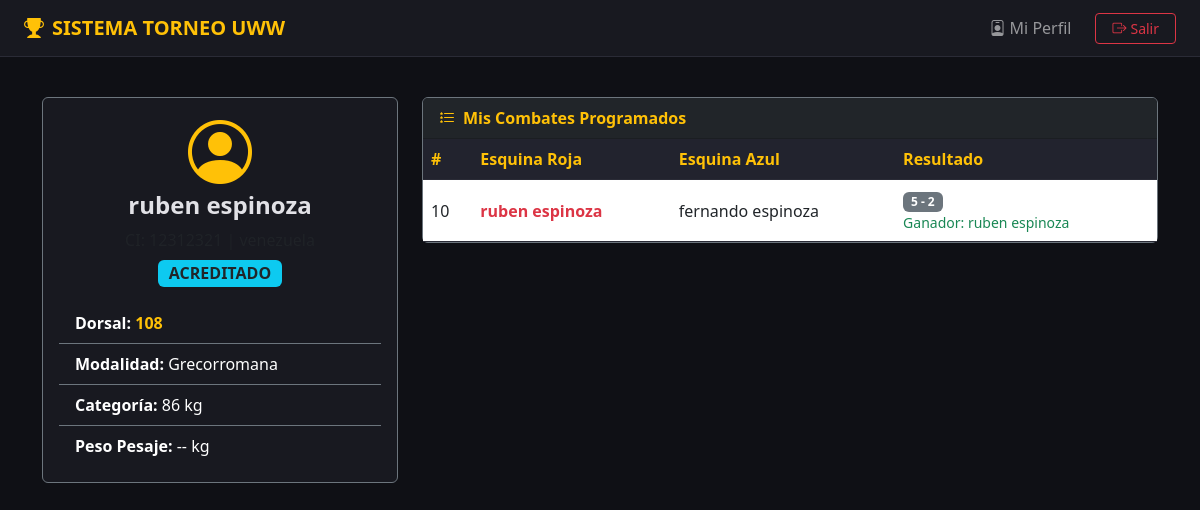
Page /atleta/perfil (signed in) on the earlier database version.
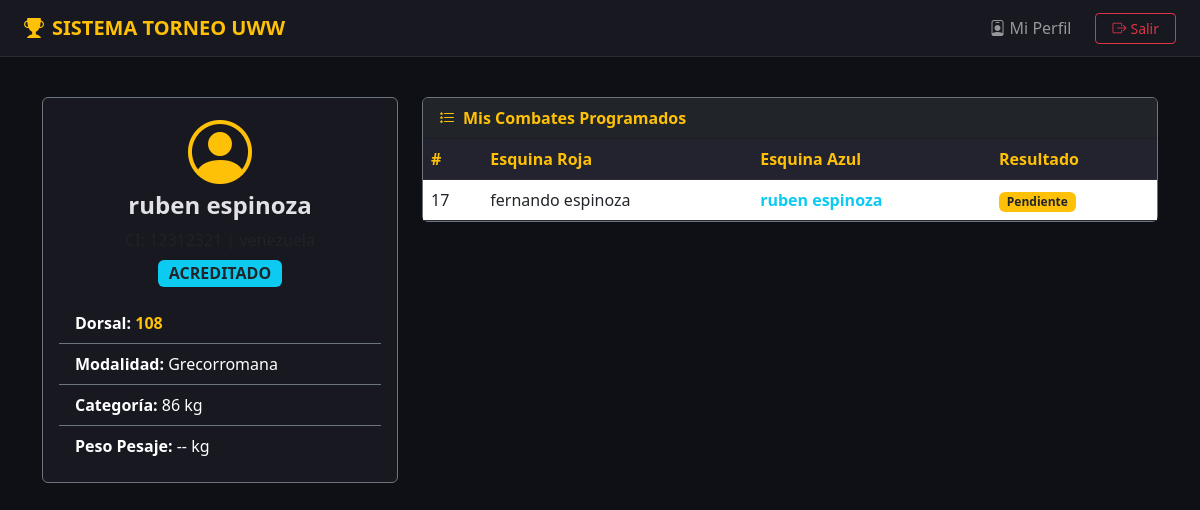
Same page on the later database version.
### tables this page shows
CREATE TABLE atletas (
            id INTEGER PRIMARY KEY AUTOINCREMENT,
            usuario_id INTEGER,
            nombre_completo TEXT NOT NULL,
            ci TEXT NOT NULL,
            departamento TEXT NOT NULL,
            club TEXT NOT NULL,
            modalidad TEXT NOT NULL,
            categoria_peso TEXT NOT NULL,
            peso_inscripcion REAL NOT NULL,
            peso_oficial REAL DEFAULT 0,
            dorsal INTEGER DEFAULT NULL,
            estado TEXT DEFAULT 'PENDIENTE',
            FOREIGN KEY (usuario_id) REFERENCES usuarios (id)
        );

CREATE TABLE combates (
            id INTEGER PRIMARY KEY AUTOINCREMENT,
            tapiz TEXT DEFAULT 'Tapiz A',
            numero_combate INTEGER NOT NULL,
            ronda INTEGER DEFAULT 1,
            grupo TEXT DEFAULT 'Fase Unica',
            fase TEXT DEFAULT 'Grupos',
            modalidad TEXT NOT NULL,
            categoria_peso TEXT NOT NULL,
            atleta_rojo_id INTEGER,
            atleta_azul_id INTEGER,
            puntos_rojo INTEGER DEFAULT 0,
            puntos_azul INTEGER DEFAULT 0,
            ganador_id INTEGER DEFAULT NULL,
            tipo_victoria TEXT DEFAULT NULL,
            estado TEXT DEFAULT 'PROGRAMADO',
            arbitro TEXT DEFAULT '',
            juez TEXT DEFAULT '',
            jefe_tapiz TEXT DEFAULT '',
            FOREIGN KEY (atleta_rojo_id) REFERENCES atletas (id),
            FOREIGN KEY (atleta_azul_id) REFERENCES atletas (id),
            FOREIGN KEY (ganador_id) REFERENCES atletas (id)
        );

### app.py (the view)
@app.route('/atleta/perfil')
@login_required
def perfil_atleta():
    conn = get_db_connection()
    atleta = conn.execute('SELECT * FROM atletas WHERE usuario_id = ?', (session['user_id'],)).fetchone()
    combates = []
    if atleta:
        combates = conn.execute('''
            SELECT c.*,
                   r.nombre_completo AS rojo_nombre, a.nombre_completo AS azul_nombre,
                   g.nombre_completo AS ganador_nombre
            FROM combates c
            LEFT JOIN atletas r ON c.atleta_rojo_id = r.id
            LEFT JOIN atletas a ON c.atleta_azul_id = a.id
            LEFT JOIN atletas g ON c.ganador_id = g.id
            WHERE c.atleta_rojo_id = ? OR c.atleta_azul_id = ?
            ORDER BY c.ronda ASC
        ''', (atleta['id'], atleta['id'])).fetchall()
    conn.close()
    return render_template('atleta/perfil.html', atleta=atleta, combates=combates)

### app.py (called while the page is built)
def login_required(f):
    @wraps(f)
    def decorated_function(*args, **kwargs):
        if 'user_id' not in session:
            flash('Debes iniciar sesión para acceder.', 'warning')
            return redirect(url_for('login'))
        return f(*args, **kwargs)
    return decorated_function

def get_db_connection():
    _dir = os.path.dirname(os.path.abspath(DATABASE_PATH))
    if _dir:
        os.makedirs(_dir, exist_ok=True)
    conn = sqlite3.connect(DATABASE_PATH, timeout=15.0)
    conn.row_factory = sqlite3.Row
    conn.execute("PRAGMA journal_mode = WAL;")
    conn.execute("PRAGMA foreign_keys = ON;")
    conn.execute("PRAGMA busy_timeout = 5000;")
    conn.execute("PRAGMA synchronous = NORMAL;")
    return conn

### templates/atleta/perfil.html (shortened to what this page needs)
{% extends 'base.html' %}
{% block content %}
<div class="container py-3">
    {% if atleta %}
    <div class="row g-4 mb-4">
        <div class="col-md-4">
            <div class="card border-secondary text-center">
                <div class="card-body">
                    <i class="bi bi-person-circle display-3 text-warning mb-2"></i>
                    <h4 class="fw-bold">{{ atleta.nombre_completo }}</h4>
                    <p class="text-muted mb-2">CI: {{ atleta.ci }} | {{ atleta.club }}</p>
                    <span class="badge {% if atleta.estado == 'CONFIRMADO' %}bg-success{% elif atleta.estado == 'ACREDITADO' %}bg-info text-dark{% else %}bg-warning text-dark{% endif %} fs-6 mb-3">
                        {{ atleta.estado }}
                    </span>
                    <ul class="list-group list-group-flush text-start bg-transparent">
                        <li class="list-group-item bg-transparent text-white border-secondary">
                            <strong>Dorsal:</strong> <span class="text-warning fw-bold">{{ atleta.dorsal or 'Sin asignar' }}</span>
                        </li>
                        <li class="list-group-item bg-transparent text-white border-secondary">
                            <strong>Modalidad:</strong> {{ atleta.modalidad }}
                        </li>
                        <li class="list-group-item bg-transparent text-white border-secondary">
                            <strong>Categoría:</strong> {{ atleta.categoria_peso }}
                        </li>
                        <li class="list-group-item bg-transparent text-white border-secondary">
                            <strong>Peso Pesaje:</strong> {{ atleta.peso_oficial or '--' }} kg
                        </li>
                    </ul>
                </div>
            </div>
        </div>
        <div class="col-md-8">
            <div class="card border-secondary">
                <div class="card-header bg-dark text-warning fw-bold">
                    <i class="bi bi-list-stars me-2"></i>Mis Combates Programados
                </div>
                <div class="card-body p-0">
                    <div class="table-responsive">
                        <table class="table table-dark-custom align-middle mb-0">
                            <thead>
                                <tr>
                                    <th>#</th>
                                    <th>Esquina Roja</th>
                                    <th>Esquina Azul</th>
                                    <th>Resultado</th>
                                </tr>
                            </thead>
                            <tbody>
                                {% for c in combates %}
                                <tr>
                                    <td>{{ c.numero_combate }}</td>
                                    <td class="{% if c.atleta_rojo_id == atleta.id %}fw-bold text-danger{% endif %}">
                                        {{ c.rojo_nombre }}
                                    </td>
                                    <td class="{% if c.atleta_azul_id == atleta.id %}fw-bold text-info{% endif %}">
                                        {{ c.azul_nombre or 'Pase Directo' }}
                                    </td>
                                    <td>
                                        {% if c.estado == 'FINALIZADO' %}
                                            <span class="badge bg-secondary">{{ c.puntos_rojo }} - {{ c.puntos_azul }}</span>
                                            <small class="d-block text-success">Ganador: {{ c.ganador_nombre }}</small>
                                        {% else %}
                                            <span class="badge bg-warning text-dark">Pendiente</span>
                                        {% endif %}
                                    </td>
                                </tr>
                                {% else %}
                                <tr>
                                    <td colspan="4" class="text-center py-4 text-muted">Aún no se te ha asignado combate en el sorteo.</td>
                                </tr>
                                {% endfor %}
                            </tbody>
                        </table>
                    </div>
                </div>
            </div>
        </div>
    </div>
    {% else %}
    <div class="alert alert-warning text-center">
        No se encontraron datos asociados a tu usuario de atleta.
    </div>
    {% endif %}
</div>
{% endblock %}

### templates/base.html (shortened to what this page needs)
<!DOCTYPE html>
<html lang="es">
<head>
    <link href="https://cdn.jsdelivr.net/npm/bootstrap@5.3.0/dist/css/bootstrap.min.css" rel="stylesheet">
    <link href="https://cdn.jsdelivr.net/npm/bootstrap-icons@1.10.5/font/bootstrap-icons.css" rel="stylesheet">
</head>
<body>
<nav class="navbar navbar-expand-lg navbar-dark mb-4">
    <div class="container-fluid px-4">
        <a class="navbar-brand fw-bold text-warning" href="#">
            <i class="bi bi-trophy-fill me-2"></i>SISTEMA TORNEO UWW
        </a>
        <div class="collapse navbar-collapse" id="navbarNav">
            <ul class="navbar-nav ms-auto align-items-center">
                {% if session.get('rol') == 'admin' %}
                    <li class="nav-item">
                        <a class="nav-link" href="{{ url_for('admin_dashboard') }}"><i class="bi bi-speedometer2 me-1"></i>Pesaje</a>
                    </li>
                    <li class="nav-item">
                        <a class="nav-link" href="{{ url_for('admin_acreditacion') }}"><i class="bi bi-person-check me-1"></i>Acreditación</a>
                    </li>
                    <li class="nav-item">
                        <a class="nav-link" href="{{ url_for('admin_sorteo') }}"><i class="bi bi-diagram-3 me-1"></i>Sorteo / Llaves</a>
                    </li>
                    <li class="nav-item ms-lg-3">
                        <a class="btn btn-outline-danger btn-sm px-3" href="{{ url_for('logout') }}"><i class="bi bi-box-arrow-right me-1"></i>Salir</a>
                    </li>
                {% elif session.get('user_id') %}
                    <li class="nav-item">
                        <a class="nav-link" href="{{ url_for('perfil_atleta') }}"><i class="bi bi-person-badge me-1"></i>Mi Perfil</a>
                    </li>
                    <li class="nav-item ms-lg-3">
                        <a class="btn btn-outline-danger btn-sm px-3" href="{{ url_for('logout') }}"><i class="bi bi-box-arrow-right me-1"></i>Salir</a>
                    </li>
                {% endif %}
            </ul>
        </div>
    </div>
</nav>
<main>
    {% block content %}{% endblock %}
</main>
</body>
</html>

### templates/base.html (style rules this page uses)
body { background-color: #0f1015; color: #e1e1e6; font-family: 'Segoe UI', Tahoma, Geneva, Verdana, sans-serif; }
.navbar { background-color: #181920; border-bottom: 1px solid #2a2b36; }
.card { background-color: #181920; color: #e1e1e6; border: 1px solid #2a2b36; }
.table-dark-custom { background-color: #181920; color: #e1e1e6; }
.table-dark-custom th { background-color: #22232e; border-color: #2a2b36; color: #ffc107; }
.table-dark-custom td { border-color: #2a2b36; }

Differences in the rows shown:
removed combates: numero_combate "10", rojo_nombre "ruben espinoza", nombre_completo "fernando espinoza", puntos_rojo "5", puntos_azul "2", ganador_nombre "ruben espinoza"
added combates: numero_combate "17", rojo_nombre "fernando espinoza", nombre_completo "ruben espinoza", estado "Pendiente"
